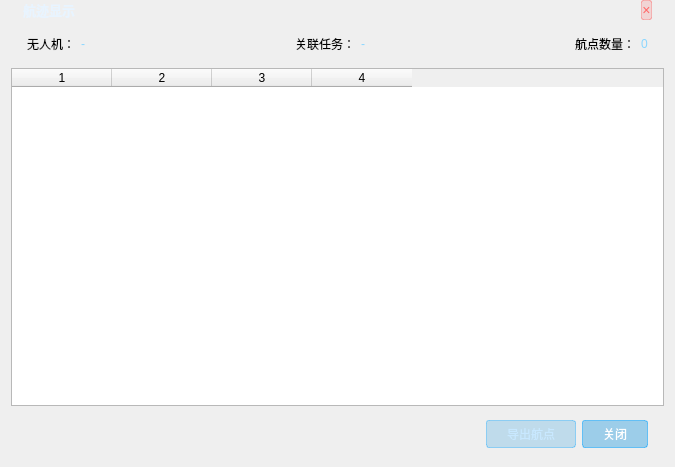
<?xml version="1.0" encoding="UTF-8"?>
<ui version="4.0">
 <class>PathDisplayDialog</class>
 <widget class="QDialog" name="PathDisplayDialog">
  <property name="geometry">
   <rect>
    <x>0</x>
    <y>0</y>
    <width>675</width>
    <height>467</height>
   </rect>
  </property>
  <property name="windowTitle">
   <string>航迹显示</string>
  </property>
  <layout class="QVBoxLayout" name="verticalLayout">
   <property name="topMargin">
    <number>0</number>
   </property>
   <item>
    <widget class="QWidget" name="widget_title" native="true">
     <property name="maximumSize">
      <size>
       <width>16777215</width>
       <height>40</height>
      </size>
     </property>
     <layout class="QHBoxLayout" name="horizontalLayout_2">
      <property name="leftMargin">
       <number>12</number>
      </property>
      <property name="topMargin">
       <number>0</number>
      </property>
      <property name="rightMargin">
       <number>12</number>
      </property>
      <property name="bottomMargin">
       <number>0</number>
      </property>
      <item>
       <widget class="QLabel" name="titleLabel">
        <property name="styleSheet">
         <string notr="true">color: #e8f4ff;
font-weight: 500;
font-size: 13px;</string>
        </property>
        <property name="text">
         <string>航迹显示</string>
        </property>
       </widget>
      </item>
      <item>
       <spacer name="titleSpacer">
        <property name="orientation">
         <enum>Qt::Horizontal</enum>
        </property>
        <property name="sizeType">
         <enum>QSizePolicy::Expanding</enum>
        </property>
        <property name="sizeHint" stdset="0">
         <size>
          <width>40</width>
          <height>20</height>
         </size>
        </property>
       </spacer>
      </item>
      <item>
       <widget class="QPushButton" name="closeButton">
        <property name="maximumSize">
         <size>
          <width>30</width>
          <height>30</height>
         </size>
        </property>
        <property name="styleSheet">
         <string notr="true">background: rgba(255,60,60,0.15);
border: 1px solid rgba(255,60,60,0.3);
border-radius: 2px;
color: #ff6666;
font-size: 14px;</string>
        </property>
        <property name="text">
         <string>×</string>
        </property>
       </widget>
      </item>
     </layout>
    </widget>
   </item>
   <item>
    <widget class="QWidget" name="infoWidget" native="true">
     <layout class="QHBoxLayout" name="horizontalLayout_3">
      <property name="leftMargin">
       <number>16</number>
      </property>
      <property name="topMargin">
       <number>8</number>
      </property>
      <property name="rightMargin">
       <number>16</number>
      </property>
      <property name="bottomMargin">
       <number>8</number>
      </property>
      <item>
       <widget class="QLabel" name="uavNameLabel">
        <property name="text">
         <string>无人机：</string>
        </property>
       </widget>
      </item>
      <item>
       <widget class="QLabel" name="uavNameValue">
        <property name="styleSheet">
         <string notr="true">color: #8ad6ff;</string>
        </property>
        <property name="text">
         <string>-</string>
        </property>
       </widget>
      </item>
      <item>
       <spacer name="infoSpacer">
        <property name="orientation">
         <enum>Qt::Horizontal</enum>
        </property>
        <property name="sizeType">
         <enum>QSizePolicy::Expanding</enum>
        </property>
        <property name="sizeHint" stdset="0">
         <size>
          <width>40</width>
          <height>20</height>
         </size>
        </property>
       </spacer>
      </item>
      <item>
       <widget class="QLabel" name="taskLabel">
        <property name="text">
         <string>关联任务：</string>
        </property>
       </widget>
      </item>
      <item>
       <widget class="QLabel" name="taskValue">
        <property name="styleSheet">
         <string notr="true">color: #8ad6ff;</string>
        </property>
        <property name="text">
         <string>-</string>
        </property>
       </widget>
      </item>
      <item>
       <spacer name="infoSpacer2">
        <property name="orientation">
         <enum>Qt::Horizontal</enum>
        </property>
        <property name="sizeType">
         <enum>QSizePolicy::Expanding</enum>
        </property>
        <property name="sizeHint" stdset="0">
         <size>
          <width>40</width>
          <height>20</height>
         </size>
        </property>
       </spacer>
      </item>
      <item>
       <widget class="QLabel" name="pointCountLabel">
        <property name="text">
         <string>航点数量：</string>
        </property>
       </widget>
      </item>
      <item>
       <widget class="QLabel" name="pointCountValue">
        <property name="styleSheet">
         <string notr="true">color: #8ad6ff;</string>
        </property>
        <property name="text">
         <string>0</string>
        </property>
       </widget>
      </item>
     </layout>
    </widget>
   </item>
   <item>
    <widget class="QTableWidget" name="pathPointTable">
     <column/>
     <column/>
     <column/>
     <column/>
    </widget>
   </item>
   <item>
    <widget class="QWidget" name="buttonWidget" native="true">
     <property name="maximumSize">
      <size>
       <width>16777215</width>
       <height>50</height>
      </size>
     </property>
     <layout class="QHBoxLayout" name="horizontalLayout">
      <property name="leftMargin">
       <number>16</number>
      </property>
      <property name="topMargin">
       <number>8</number>
      </property>
      <property name="rightMargin">
       <number>16</number>
      </property>
      <property name="bottomMargin">
       <number>8</number>
      </property>
      <item>
       <spacer name="buttonSpacer">
        <property name="orientation">
         <enum>Qt::Horizontal</enum>
        </property>
        <property name="sizeType">
         <enum>QSizePolicy::Expanding</enum>
        </property>
        <property name="sizeHint" stdset="0">
         <size>
          <width>40</width>
          <height>20</height>
         </size>
        </property>
       </spacer>
      </item>
      <item>
       <widget class="QPushButton" name="exportButton">
        <property name="styleSheet">
         <string notr="true">background: rgba(0,140,220,0.2);
border: 1px solid rgba(0,160,255,0.35);
border-radius: 3px;
color: #c8e8ff;
padding: 4px 20px;
font-size: 12px;</string>
        </property>
        <property name="text">
         <string>导出航点</string>
        </property>
       </widget>
      </item>
      <item>
       <widget class="QPushButton" name="closeButton2">
        <property name="styleSheet">
         <string notr="true">background: rgba(0,140,220,0.35);
border: 1px solid rgba(0,160,255,0.5);
border-radius: 3px;
color: #ffffff;
padding: 4px 20px;
font-size: 12px;</string>
        </property>
        <property name="text">
         <string>关闭</string>
        </property>
       </widget>
      </item>
     </layout>
    </widget>
   </item>
  </layout>
 </widget>
 <resources/>
 <connections/>
</ui>
